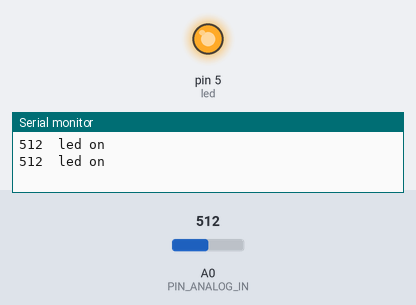
Bench run of a sketch on a simulated Arduino Uno, built with avr-gcc and run on an emulated ATmega328P. On the bench: output pins drawn as LEDs (lit = HIGH), the last lines printed to the serial monitor. The inputs (shaded band) are chosen by the test bench; at power-on: A0 (PIN_ANALOG_IN) = 512.

Above: at 5.8 s.
5.9 s: A0 (PIN_ANALOG_IN) set to 209
11.9 s: A0 (PIN_ANALOG_IN) set to 189
At 15.5 s:
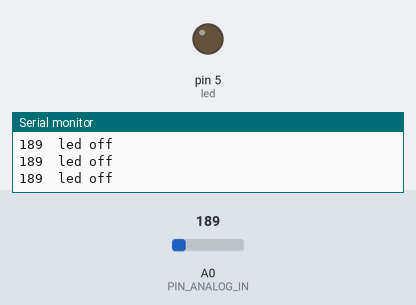
17.9 s: A0 (PIN_ANALOG_IN) set to 210
At 18.3 s:
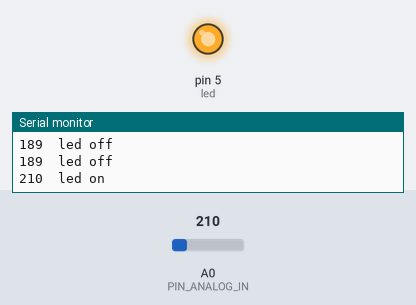
23.9 s: A0 (PIN_ANALOG_IN) set to 190
At 28.3 s:
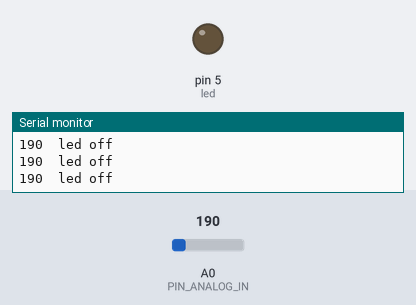
Timing chart, 0 to 29.8 s (numbered marks = the images above; inputs shaded):
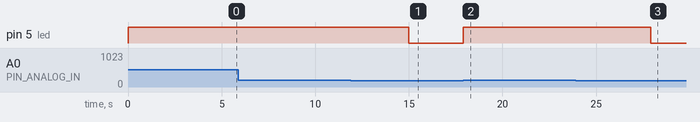

The sketch:

Project_23_Sound_Controlled_Lamp.ino
```cpp
//**********************************************************************************
/*
 * 名称   : Sound Controlled Lamp
 * 功能   : 声音传感器控制LED
 * 作者   : http://www.keyes-robot.com/
*/
int item = 0;  //设置item为0
int PIN_ANALOG_IN = A0;   //声音传感器的引脚定义为A0

void setup() {
  Serial.begin(9600); //设置串口波特率为9600
  pinMode(PIN_ANALOG_IN, INPUT);    //将传感器的引脚设置为输入模式
  pinMode(5, OUTPUT);  // 设置led引脚为输出模式.
}

void loop() {
  item = analogRead(PIN_ANALOG_IN);    //读取传感器的模拟信号
  Serial.print(item);  //串口打印声音传感器输出的模拟信号
  if (item > 200) {  //模拟值大于200
    digitalWrite(5, HIGH);  //打开LED
    Serial.println("  led on");
    delay(5000);  //延迟 5s
  } else {  //模拟值小于等于200
    digitalWrite(5, LOW);  //关闭LED
    Serial.println("  led off");
  }
}
//**********************************************************************************
```

Measured:
- the behaviour switches between 201 and 200 on A0 (PIN_ANALOG_IN) (found by bisection; images 0 and 1)
- after the input at 11.9 s, pin 5 (led): HIGH → LOW after 3.1 s
- after the input at 17.9 s, pin 5 (led): LOW → HIGH at once
- after the input at 23.9 s, pin 5 (led): HIGH → LOW after 4.0 s
